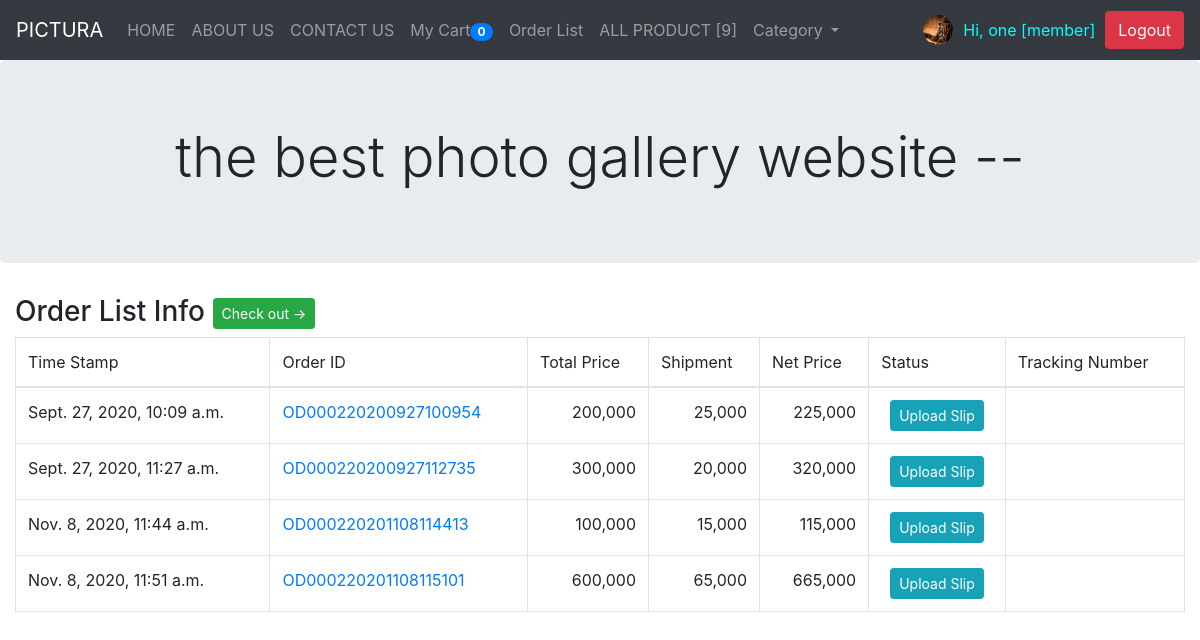
Screenshot of /orderList/ (signed in) with the database file from the repository.
### myapp/models.py (models this page shows, shortened)
class Profile(models.Model):
    user = models.OneToOneField(User, on_delete=models.CASCADE)
    photo = models.ImageField(upload_to='photoProfile',
                              null=True, blank=True, default='default.jpg')
    userType = models.CharField(max_length=100, default='member')
    cartQuantity = models.IntegerField(default=0)

class OrderPending(models.Model):
    orderId = models.CharField(max_length=100)
    user = models.ForeignKey(User, on_delete=models.CASCADE)
    name = models.CharField(max_length=100)
    tel = models.CharField(max_length=100)
    address = models.TextField()
    shipping = models.CharField(max_length=100)
    payment = models.CharField(max_length=100)
    other = models.TextField(null=True, blank=True)
    stamp = models.DateTimeField(auto_now_add=True, null=True, blank=True)
    paid = models.BooleanField(default=False)
    confirmed = models.BooleanField(default=False)
    slip = models.ImageField(upload_to="slip", null=True, blank=True)
    slipTime = models.CharField(max_length=100, null=True, blank=True)
    paymentId = models.CharField(max_length=100, null=True, blank=True)
    trackingNumber = models.CharField(max_length=100, null=True, blank=True)

### myapp/views.py (the view)
# urls.py: path('orderList/', OrderListPage, name='orderList'),
def OrderListPage(request):
    username = request.user.username
    user = User.objects.get(username=username)
    context = {}
    order = OrderPending.objects.filter(user=user)
    for od in order:
        orderId = od.orderId
        odList = OrderList.objects.filter(orderId=orderId)
        total = sum([c.total for c in odList])
        od.total = total
        count = sum([c.quantity for c in odList])
        if od.shipping == 'ems':
            shipCost = sum([10000 if i == 0 else 5000 for i in range(count)])
        else:
            shipCost = sum([5000 if i == 0 else 2000 for i in range(count)])
        if od.payment == 'cod':
            shipCost += 5000
        od.shipCost = shipCost
    context['allOrder'] = order
    return render(request, 'myapp/orderList.html', context)

### myapp/templatetags/custom_tags.py (called while the page is built)
@register.simple_tag
def show_allproduct():
    count = AllProduct.objects.count()
    return count

@register.inclusion_tag('myapp/allCategory.html')
def all_category():
    cats = Category.objects.all()
    return {'allcats': cats}

### template/myapp/orderList.html (shortened to what this page needs)
{% extends 'myapp/base.html' %} {% load humanize %} {% block content %}
<h3>
  Order List Info
  <a href="{% url 'checkOut' %}" class="btn btn-sm btn-success">Check out -></a>
</h3>
<table class="table table-bordered table-strip">
  <thead>
    <tr>
      <td>Time Stamp</td>
      <td>Order ID</td>
      <td>Total Price</td>
      <td>Shipment</td>
      <td>Net Price</td>
      <td>Status</td>
      <td>Tracking Number</td>
    </tr>
  </thead>
  <tbody>
    {% for od in allOrder %}
    <tr>
      <td>{{od.stamp}}</td>
      <td><a href="{% url 'myOrder' od.orderId %}">{{od.orderId }}</a></td>
      <td class="text-right">{{od.total|intcomma}}</td>
      <td class="text-right">{{od.shipCost|intcomma}}</td>
      <td class="text-right">{{od.total|add:od.shipCost|intcomma}}</td>
      <td class="text-center">
        {% if od.paid %}
        <i class="fa fa-money" style="font-size: 25px; color: green">PAID</i>
        {% else %}
        <a href="{% url 'uploadSlip' od.orderId %}" class="btn btn-sm btn-info"
          >Upload Slip</a
        >
        {% endif %}
      </td>
      <td>
      </td>
    </tr>
    {% endfor %}
  </tbody>
</table>
{% endblock %}

### template/myapp/base.html (shortened to what this page needs)
{% load custom_tags %} {% load markdown_extra %}
<!DOCTYPE html>
<html lang="en">
  <head>
    <link
      rel="stylesheet"
      href="https://stackpath.bootstrapcdn.com/bootstrap/4.5.2/css/bootstrap.min.css"
    />
    <link
      rel="stylesheet"
      href="https://cdnjs.cloudflare.com/ajax/libs/font-awesome/4.7.0/css/font-awesome.min.css"
    />
  </head>
  <body>
    <nav class="navbar navbar-expand-sm bg-dark navbar-dark">
      <a class="navbar-brand" href="/">PICTURA</a>
      <div class="collapse navbar-collapse" id="collapsibleNavbar">
        <ul class="navbar-nav mr-auto">
          <li class="nav-item">
            <a class="nav-link" href="{% url 'home-page'%}">HOME</a>
          </li>
          <li class="nav-item">
            <a class="nav-link" href="{% url 'about-page'%}">ABOUT US</a>
          </li>
          <li class="nav-item">
            <a class="nav-link" href="{% url 'contact-page'%}">CONTACT US</a>
          </li>
          {% if user.is_authenticated and user.profile.userType == 'member'%}
          <li class="nav-item">
            <a class="nav-link" href="{% url 'myCart'%}"
              >My Cart<span class="badge badge-pill badge-primary"
                >{{user.profile.cartQuantity}}</span
              ></a
            >
          </li>
          <li class="nav-item">
            <a class="nav-link" href="{% url 'orderList'%}">Order List</a>
          </li>
          {% endif %}
          <li class="nav-item">
            <a class="nav-link" href="{% url 'allProduct'%}"
              >ALL PRODUCT [{% show_allproduct %}]</a
            >
          </li>
          <li class="nav-item dropdown">
            <a
              class="nav-link dropdown-toggle"
              href="#"
              id="navbarDropdown"
              role="button"
              data-toggle="dropdown"
              aria-haspopup="true"
              aria-expanded="false"
            >
              Category
            </a>
          </li>
        </ul>
        {% if user.is_authenticated %}
        <img
          src="{{user.profile.photo.url}}"
          alt=""
          width="30px"
          height="30px"
          class="rounded-circle"
        />
        <p style="color: cyan; margin: 10px">
          Hi,&nbsp{{user.last_name}}&nbsp[{{user.profile.userType}}]
        </p>
        <a class="btn btn-danger" href="{% url 'logout' %}">Logout</a>
        {% else %}
        <a class="btn btn-info" href="{% url 'register'%}">Register</a
        >&nbsp&nbsp&nbsp
        <a class="btn btn-info" href="{% url 'login' %}">Login</a>
        {% endif %}
      </div>
    </nav>
    <center>
      <div class="jumbotron">
        <h5 class="display-4">the best photo gallery website --</h5>
      </div>
    </center>
    <div class="container-fluid">
      {% block content %} {% endblock content %}
    </div>
  </body>
</html>

### rows the page displays
OrderPending: stamp "Sept. 27, 2020, 10:09 a.m.", orderId "OD000220200927100954", total "200,000", shipCost "25,000", total|add "225,000", paid "Upload Slip"
OrderPending: stamp "Sept. 27, 2020, 11:27 a.m.", orderId "OD000220200927112735", total "300,000", shipCost "20,000", total|add "320,000", paid "Upload Slip"
OrderPending: stamp "Nov. 8, 2020, 11:44 a.m.", orderId "OD000220201108114413", total "100,000", shipCost "15,000", total|add "115,000", paid "Upload Slip"
OrderPending: stamp "Nov. 8, 2020, 11:51 a.m.", orderId "OD000220201108115101", total "600,000", shipCost "65,000", total|add "665,000", paid "Upload Slip"

### other values shown
{{ user.profile.cartQuantity }} "0"
{{ user.last_name }} "one"
{{ user.profile.userType }} "member"
